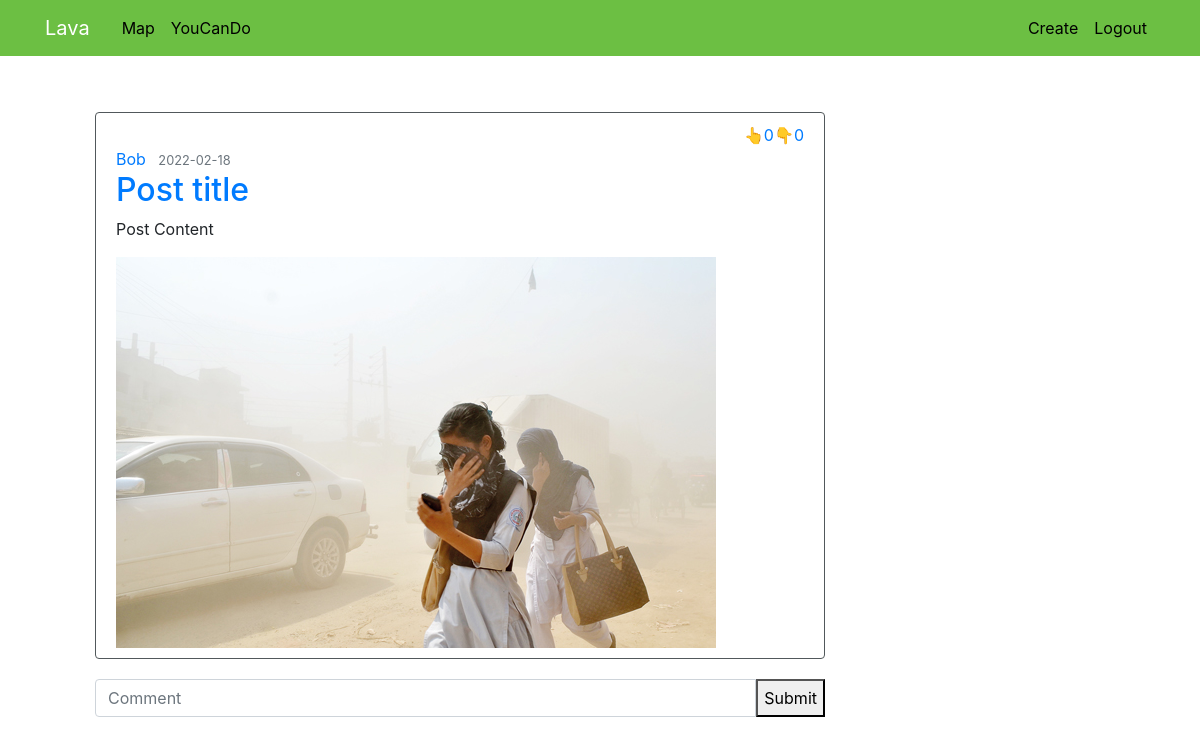
Screenshot of /post/1 (signed in) with the database file from the repository.
### lava/models/__init__.py (models this page shows, shortened)
class Post(db.Model):
    id = db.Column(db.Integer, primary_key=True)
    title = db.Column(db.String(100), nullable=False)
    date_posted = db.Column(db.DateTime,
        nullable=False, default=datetime.utcnow)
    content = db.Column(db.Text, nullable=False)
    image = db.Column(db.String(100), nullable=False,default='default.jpg')
    up = db.Column(db.Integer,nullable=False,default=0)
    down = db.Column(db.Integer,nullable=False,default=0)
    user_id = db.Column(db.Integer,
        db.ForeignKey('user.id',ondelete="CASCADE"), nullable=False)
    comments = db.relationship('Comment', backref='post', lazy=True)

class User(db.Model, UserMixin):
    id = db.Column(db.Integer, primary_key=True)
    name = db.Column(db.String(50),  nullable=False)
    email = db.Column(db.String(120), unique=True, nullable=False)
    gender = db.Column(db.String(1))
    date = db.Column(db.String(250))
    dp = db.Column(db.String(20))
    password = db.Column(db.String(60), nullable=False)
    posts = db.relationship('Post', backref='author', lazy=True)
    comments = db.relationship('Comment', backref='author', lazy=True)

### lava/posts/routes.py (the view)
@posts.route('/post/<int:post_id>', methods=['GET', 'POST'])
@login_required
def post(post_id):
    post = Post.query.get_or_404(post_id)
    return render_template('post.html', title=post.title, post=post)

### lava/models/__init__.py (called while the page is built)
@login_manager.user_loader
def load_user(user_id):
    return User.query.get(int(user_id))

### lava/templates/post.html (shortened to what this page needs)
{% extends "base.html" %}
{% block content %}
  <div>
      <article class="media content-section">
        <div class="media-body">
          <div class="vote">
            <div class="up">
              <a href="{{ url_for('posts.up_vote',post_id=post.id)}}">
              👆{{post.up}}
              </a>
            </div>
            <div class="down">
              <a href="{{ url_for('posts.down_vote',post_id=post.id)}}">
              👇{{post.down}}
              </a>
            </div>
          </div>
          <div class="article-metadata">
            <a class="mr-2" href="#">{{post.author.name}}</a>
            <small class="text-muted">{{post.date_posted.strftime('%Y-%m-%d')}}</small>
          </div>
          <h2>
            <a class="article-title" href="{{ url_for('posts.post',post_id=post.id) }}">{{post.title}}</a>
          </h2>
          <p class="article-content">{{post.content}}</p>
        <img
          class="article-img"
          src="{{ url_for('static', filename='media/' + post.image) }}"
          alt="Post Image"
        >
        </div>
      </article>
  </div>
  <div>
    <form
      class="input-group"
      method="POST"
      action="/create_comment/{{post.id}}"
    >
      <input
        type="text"
        id="text"
        name="text"
        class="form-control"
        placeholder="Comment"/>
      <button
        type="submit"
        clas="btn btn-primary">
        Submit
      </button>
    </form>
  </div>
{% endblock content %}

### lava/static/style/style.css (style rules this page uses)
body { margin-top: 5rem; background-color:#8A919966; background-color:#707A8C; background-color: white; }
.content-section { padding: 10px 20px; border: 1px solid #51585b; border-radius: 4px; margin-bottom: 20px; }
.up,.down { width: auto; }
a:link { text-decoration: none; }
.up a:link,.down a:link { text-decoration: none; }
.vote { display: flex; align-items: right; justify-content: right; }

### rows the page displays
Post: up "0", down "0", date_posted "2022-02-18", title "Post title", content "Post Content", image (placeholder picture)
User: author.name "Bob"
